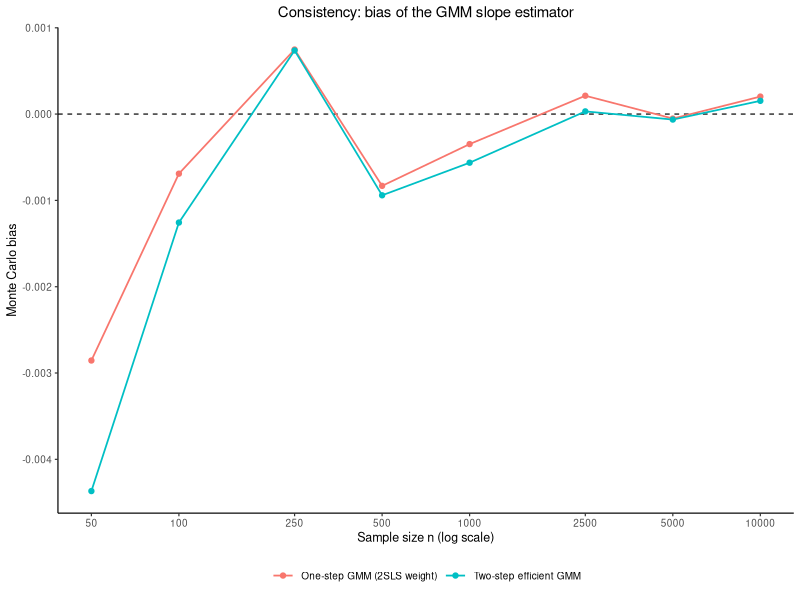
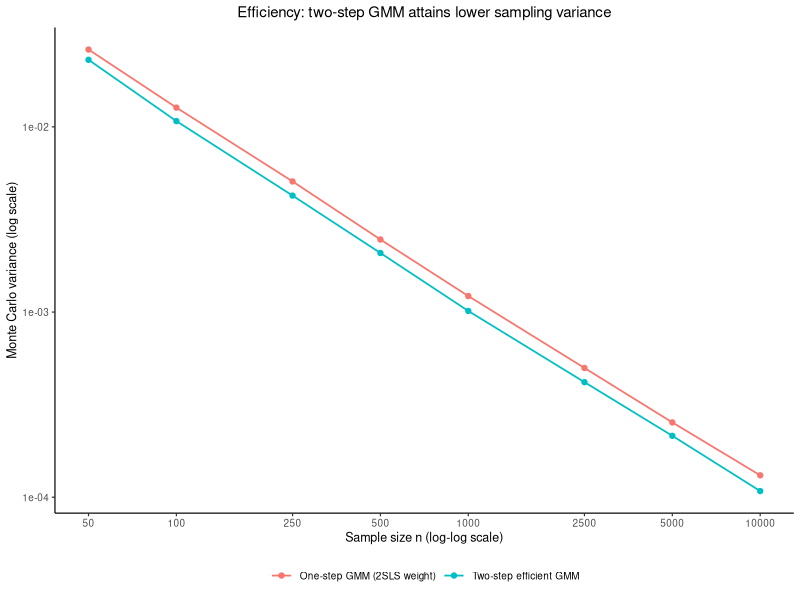
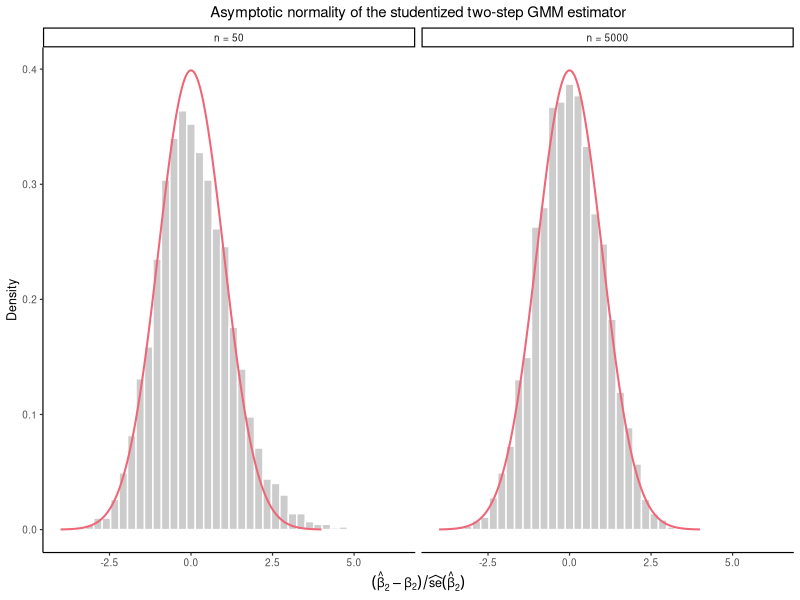
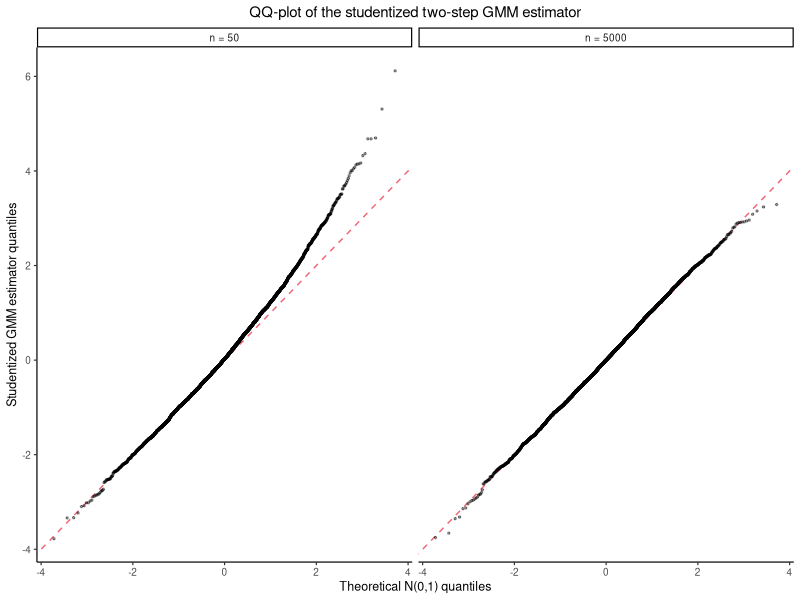
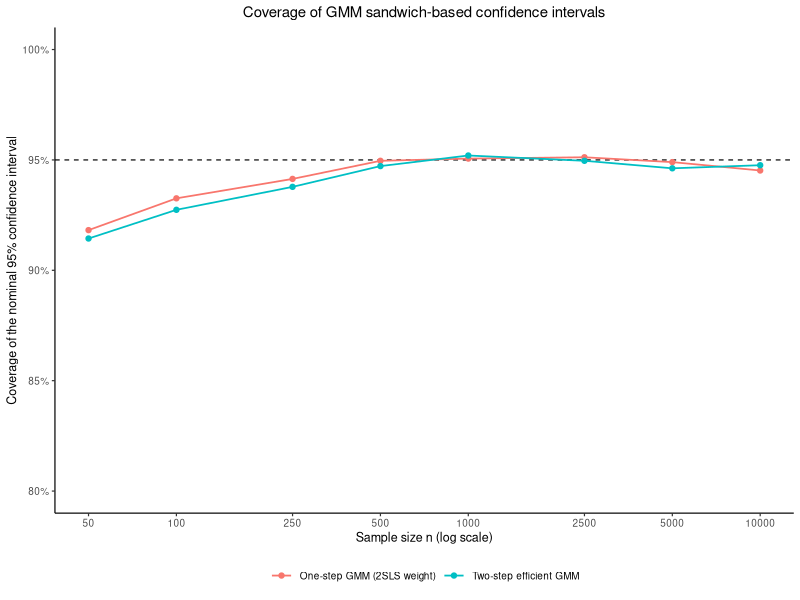
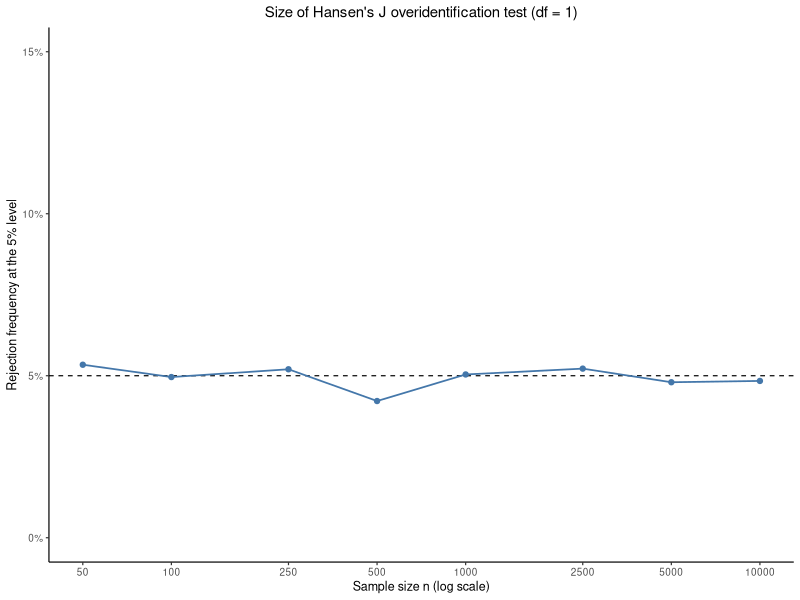

Source code (R) for these figures, in order:
# =============================================================================
# Finite-sample and asymptotic properties of the linear GMM estimator
#
# Companion script for the GMM sections of "Endogeneity and Moment-Based
# Estimation". The design is an overidentified linear instrumental-variables
# model: one endogenous regressor, two excluded instruments, and
# conditionally heteroskedastic errors, so that the one-step (2SLS-weighted)
# and two-step efficient GMM estimators genuinely differ.
#
# For a grid of sample sizes it simulates:
#   1. Consistency  -- Monte Carlo bias and variance of both estimators as
#                       n grows.
#   2. Efficiency    -- the two-step estimator's variance against the
#                       one-step estimator's, at each n.
#   3. Asymptotic normality -- the finite-sample density and QQ-plot of the
#                       studentized two-step estimator against N(0,1), at a
#                       small and a large sample size.
#   4. Correct inference -- coverage of the nominal 95% confidence interval
#                       built from the estimated GMM sandwich variance.
#   5. Correct overidentification testing -- rejection frequency of Hansen's
#                       J statistic (df = 1) under a correctly specified
#                       model, which should be close to the nominal 5%.
#
# Dependencies: R (>= 4.1), ggplot2, scales. No other packages are required.
#
# Runtime: a few seconds single-threaded (linear algebra on 2x2 and 3x3
# matrices only). Set GMM_QUICK=1 in the environment for an even faster
# (and correspondingly noisier) pass while drafting.
# =============================================================================

library(ggplot2)
library(scales)

# ---- global options ---------------------------------------------------------

quick <- nzchar(Sys.getenv("GMM_QUICK"))

n_grid    <- c(50, 100, 250, 500, 1000, 2500, 5000, 10000)
Nsim      <- if (quick) 300 else 5000
alpha     <- 0.05

beta_true <- c(intercept = 1, slope = 2)   # y = beta[1] + beta[2] * x2 + eps
pi_coef   <- c(0.5, 1, 1)                  # first stage: x2 = pi0 + pi1 z1 + pi2 z2 + v
rho       <- 0.6                           # corr(v, structural error), the source of endogeneity

n_small <- 50
n_large <- 5000

set.seed(2026)

# =============================================================================
# 1. Data-generating process
#
# x2 is endogenous: its first-stage error v is correlated (rho) with the
# structural error eps. z1 and z2 are valid, relevant excluded instruments
# (one more than needed, so the model has one overidentifying restriction).
# eps is heteroskedastic through z1, which is what makes the two-step
# efficient GMM estimator genuinely more efficient than the one-step
# (2SLS-weighted) GMM estimator.
# =============================================================================

simulate_data <- function(n, beta_true, pi_coef, rho) {
  z1 <- rnorm(n)
  z2 <- rnorm(n)
  u  <- rnorm(n)
  w  <- rnorm(n)

  v   <- u
  e   <- rho * u + sqrt(1 - rho^2) * w
  x2  <- pi_coef[1] + pi_coef[2] * z1 + pi_coef[3] * z2 + v

  eps_sd <- sqrt(0.5 + z1^2)
  eps    <- eps_sd * e
  y      <- beta_true[1] + beta_true[2] * x2 + eps

  list(y = y, X = cbind(1, x2), Z = cbind(1, z1, z2))
}

# =============================================================================
# 2. Linear GMM estimator and its sandwich variance
#
# Gn = Z'X/n, Zy_n = Z'y/n are the sample moment-condition Jacobian and the
# instrument-residual cross moment. For weighting matrix Wn the closed-form
# GMM estimator and its (possibly non-optimal) sandwich variance are the
# standard extremum-estimator formulas; when Wn is the inverse of a
# consistent estimator of the moment covariance the sandwich collapses to
# solve(Gn' Wn Gn)/n, the efficient-GMM variance used for beta2 below.
# =============================================================================

gmm_beta <- function(Gn, Zy_n, Wn) {
  M <- t(Gn) %*% Wn %*% Gn
  m <- t(Gn) %*% Wn %*% Zy_n
  solve(M, m)
}

sandwich_vcov <- function(Gn, Wn, Sn, n) {
  bread <- solve(t(Gn) %*% Wn %*% Gn)
  meat  <- t(Gn) %*% Wn %*% Sn %*% Wn %*% Gn
  (bread %*% meat %*% bread) / n
}

# One replication: one-step GMM (Wn = (Z'Z/n)^{-1}, numerically the 2SLS
# estimator) followed by the two-step efficient GMM estimator that reweights
# by the inverse of the heteroskedasticity-robust moment covariance estimated
# from the one-step residuals. Returns both estimators, their sandwich
# standard errors, and the Hansen J statistic for the efficient estimator.
simulate_one <- function(n, beta_true, pi_coef, rho) {
  d <- simulate_data(n, beta_true, pi_coef, rho)
  y <- d$y; X <- d$X; Z <- d$Z

  Gn   <- crossprod(Z, X) / n
  Zy_n <- crossprod(Z, y) / n

  # --- one-step GMM (2SLS weighting matrix) ---------------------------------
  Wn1    <- solve(crossprod(Z) / n)
  beta1  <- gmm_beta(Gn, Zy_n, Wn1)
  resid1 <- y - X %*% beta1
  Sn1    <- crossprod(Z * as.vector(resid1)) / n
  V1     <- sandwich_vcov(Gn, Wn1, Sn1, n)

  # --- two-step efficient GMM (heteroskedasticity-robust weighting) --------
  Wn2   <- solve(Sn1)
  beta2 <- gmm_beta(Gn, Zy_n, Wn2)
  V2    <- solve(t(Gn) %*% Wn2 %*% Gn) / n

  gbar  <- Zy_n - Gn %*% beta2
  Jstat <- as.numeric(n * t(gbar) %*% Wn2 %*% gbar)

  list(beta1 = as.vector(beta1), se1 = sqrt(diag(V1)),
       beta2 = as.vector(beta2), se2 = sqrt(diag(V2)),
       Jstat = Jstat)
}

# =============================================================================
# 3. Main experiment: Monte Carlo distribution at each sample size
# =============================================================================

simulate_n <- function(n, Nsim, beta_true, pi_coef, rho) {
  beta1 <- matrix(NA_real_, Nsim, 2)
  se1   <- matrix(NA_real_, Nsim, 2)
  beta2 <- matrix(NA_real_, Nsim, 2)
  se2   <- matrix(NA_real_, Nsim, 2)
  Jstat <- numeric(Nsim)

  for (r in seq_len(Nsim)) {
    out <- simulate_one(n, beta_true, pi_coef, rho)
    beta1[r, ] <- out$beta1; se1[r, ] <- out$se1
    beta2[r, ] <- out$beta2; se2[r, ] <- out$se2
    Jstat[r]   <- out$Jstat
  }

  list(n = n, beta1 = beta1, se1 = se1, beta2 = beta2, se2 = se2, Jstat = Jstat)
}

raw <- lapply(n_grid, simulate_n, Nsim = Nsim,
              beta_true = beta_true, pi_coef = pi_coef, rho = rho)
names(raw) <- as.character(n_grid)

# Slope (beta[2]) is the endogenous-regressor coefficient of interest;
# the intercept behaves the same way and is omitted from the summaries below.
slope_true <- beta_true[["slope"]]

summarise_n <- function(res) {
  b1 <- res$beta1[, 2]; s1 <- res$se1[, 2]
  b2 <- res$beta2[, 2]; s2 <- res$se2[, 2]
  z  <- qnorm(1 - alpha / 2)

  data.frame(
    n            = res$n,
    bias_1step   = mean(b1) - slope_true,
    bias_2step   = mean(b2) - slope_true,
    var_1step    = var(b1),
    var_2step    = var(b2),
    rmse_1step   = sqrt(mean((b1 - slope_true)^2)),
    rmse_2step   = sqrt(mean((b2 - slope_true)^2)),
    coverage_1step = mean(abs(b1 - slope_true) < z * s1),
    coverage_2step = mean(abs(b2 - slope_true) < z * s2),
    J_rejection    = mean(res$Jstat > qchisq(1 - alpha, df = 1))
  )
}

summary_table <- do.call(rbind, lapply(raw, summarise_n))
rownames(summary_table) <- NULL

# =============================================================================
# 4. Asymptotic normality: studentized two-step estimator at a small and a
#    large sample size, against its N(0,1) limit.
# =============================================================================

studentized <- function(res) (res$beta2[, 2] - slope_true) / res$se2[, 2]

normality_data <- rbind(
  data.frame(n = n_small, z = studentized(raw[[as.character(n_small)]])),
  data.frame(n = n_large, z = studentized(raw[[as.character(n_large)]]))
)
normality_data$panel <- factor(paste0("n = ", normality_data$n),
                               levels = paste0("n = ", c(n_small, n_large)))

qq_data <- do.call(rbind, lapply(c(n_small, n_large), function(n) {
  z <- sort(studentized(raw[[as.character(n)]]))
  p <- (seq_along(z) - 0.5) / length(z)
  data.frame(n = n, theoretical = qnorm(p), sample = z)
}))
qq_data$panel <- factor(paste0("n = ", qq_data$n),
                        levels = paste0("n = ", c(n_small, n_large)))

# =============================================================================
# 5. Accessors used by the handout
#
# Fail loudly rather than returning a wrong or empty value, so a mismatch
# between prose and simulation cannot pass silently.
# =============================================================================

.one <- function(v, what) {
  if (length(v) != 1L)
    stop(sprintf("accessor '%s' matched %d records, expected 1", what, length(v)))
  v
}

pc <- function(p, digits = 1) sprintf(paste0("%.", digits, "f%%"), 100 * p)

row_at <- function(n) .one(which(summary_table$n == n), sprintf("row_at(%d)", n))

bias_of  <- function(n, estimator = "2step", digits = 4)
  sprintf(paste0("%.", digits, "f"),
          summary_table[[paste0("bias_", estimator)]][row_at(n)])
var_of   <- function(n, estimator = "2step", digits = 5)
  sprintf(paste0("%.", digits, "f"),
          summary_table[[paste0("var_", estimator)]][row_at(n)])
cov_of   <- function(n, estimator = "2step", digits = 1)
  pc(summary_table[[paste0("coverage_", estimator)]][row_at(n)], digits)
jrej_of  <- function(n, digits = 1) pc(summary_table$J_rejection[row_at(n)], digits)
efficiency_gain_of <- function(n, digits = 1)
  pc(1 - summary_table$var_2step[row_at(n)] / summary_table$var_1step[row_at(n)], digits)

# =============================================================================
# 6. Figures
# =============================================================================

base_theme <- function(base_size = 9) {
  theme_classic(base_size = base_size) +
    theme(legend.position = "bottom",
          plot.title = element_text(hjust = 0.5))
}

estimator_labels <- c(bias_1step = "One-step GMM (2SLS weight)",
                      bias_2step = "Two-step efficient GMM")

bias_long <- data.frame(
  n         = rep(summary_table$n, 2),
  bias      = c(summary_table$bias_1step, summary_table$bias_2step),
  estimator = rep(c("One-step GMM (2SLS weight)", "Two-step efficient GMM"),
                   each = nrow(summary_table))
)

p_bias <- ggplot(bias_long, aes(n, bias, colour = estimator)) +
  geom_hline(yintercept = 0, linetype = "dashed", linewidth = 0.4) +
  geom_line(linewidth = 0.6) +
  geom_point(size = 1.5) +
  scale_x_log10(breaks = n_grid, labels = n_grid) +
  base_theme() +
  labs(x = "Sample size n (log scale)", y = "Monte Carlo bias",
       colour = NULL, title = "Consistency: bias of the GMM slope estimator")

var_long <- data.frame(
  n         = rep(summary_table$n, 2),
  variance  = c(summary_table$var_1step, summary_table$var_2step),
  estimator = rep(c("One-step GMM (2SLS weight)", "Two-step efficient GMM"),
                   each = nrow(summary_table))
)

p_var <- ggplot(var_long, aes(n, variance, colour = estimator)) +
  geom_line(linewidth = 0.6) +
  geom_point(size = 1.5) +
  scale_x_log10(breaks = n_grid, labels = n_grid) +
  scale_y_log10() +
  base_theme() +
  labs(x = "Sample size n (log-log scale)", y = "Monte Carlo variance (log scale)",
       colour = NULL,
       title = "Efficiency: two-step GMM attains lower sampling variance")

normal_density <- data.frame(z = seq(-4, 4, length.out = 400))
normal_density$density <- dnorm(normal_density$z)

p_density <- ggplot(normality_data, aes(z)) +
  geom_histogram(aes(y = ggplot2::after_stat(density)), bins = 40,
                 fill = "grey80", colour = "white") +
  geom_line(data = normal_density, aes(z, density),
            colour = "#EE6677", linewidth = 0.7) +
  facet_wrap(~ panel) +
  base_theme() +
  labs(x = expression((hat(beta)[2] - beta[2]) / widehat(se)(hat(beta)[2])),
       y = "Density",
       title = "Asymptotic normality of the studentized two-step GMM estimator")

p_qq <- ggplot(qq_data, aes(theoretical, sample)) +
  geom_abline(slope = 1, intercept = 0, linetype = "dashed", colour = "#EE6677") +
  geom_point(size = 0.5, alpha = 0.4) +
  facet_wrap(~ panel) +
  base_theme() +
  labs(x = "Theoretical N(0,1) quantiles", y = "Studentized GMM estimator quantiles",
       title = "QQ-plot of the studentized two-step GMM estimator")

coverage_long <- data.frame(
  n         = rep(summary_table$n, 2),
  coverage  = c(summary_table$coverage_1step, summary_table$coverage_2step),
  estimator = rep(c("One-step GMM (2SLS weight)", "Two-step efficient GMM"),
                   each = nrow(summary_table))
)

p_coverage <- ggplot(coverage_long, aes(n, coverage, colour = estimator)) +
  geom_hline(yintercept = 1 - alpha, linetype = "dashed", linewidth = 0.4) +
  geom_line(linewidth = 0.6) +
  geom_point(size = 1.5) +
  scale_x_log10(breaks = n_grid, labels = n_grid) +
  scale_y_continuous(labels = percent_format(accuracy = 1)) +
  coord_cartesian(ylim = c(0.8, 1)) +
  base_theme() +
  labs(x = "Sample size n (log scale)",
       y = "Coverage of the nominal 95% confidence interval",
       colour = NULL, title = "Coverage of GMM sandwich-based confidence intervals")

p_jtest <- ggplot(summary_table, aes(n, J_rejection)) +
  geom_hline(yintercept = alpha, linetype = "dashed", linewidth = 0.4) +
  geom_line(linewidth = 0.6, colour = "#4477AA") +
  geom_point(size = 1.5, colour = "#4477AA") +
  scale_x_log10(breaks = n_grid, labels = n_grid) +
  scale_y_continuous(labels = percent_format(accuracy = 1)) +
  coord_cartesian(ylim = c(0, 0.15)) +
  base_theme() +
  labs(x = "Sample size n (log scale)",
       y = "Rejection frequency at the 5% level",
       title = "Size of Hansen's J overidentification test (df = 1)")

# =============================================================================
# 7. Outputs
# =============================================================================

output_dir <- Sys.getenv("GMM_OUTPUT_DIR", unset = "scripts")
dir.create(output_dir, recursive = TRUE, showWarnings = FALSE)

figures <- list(
  gmm_bias        = list(plot = p_bias,     w = 5.6, h = 3.8),
  gmm_variance    = list(plot = p_var,      w = 5.6, h = 3.8),
  gmm_density     = list(plot = p_density,  w = 6.0, h = 3.4),
  gmm_qq          = list(plot = p_qq,       w = 6.0, h = 3.4),
  gmm_coverage    = list(plot = p_coverage, w = 5.6, h = 3.8),
  gmm_jtest_size  = list(plot = p_jtest,    w = 5.6, h = 3.8)
)
for (nm in names(figures)) {
  f <- figures[[nm]]
  ggsave(file.path(output_dir, paste0(nm, ".pdf")), f$plot, width = f$w, height = f$h)
}

tables <- list(
  gmm_summary_table    = summary_table,
  gmm_normality_sample = normality_data
)
for (nm in names(tables)) {
  write.csv(tables[[nm]], file.path(output_dir, paste0(nm, ".csv")), row.names = FALSE)
}

writeLines(capture.output(sessionInfo()), file.path(output_dir, "sessionInfo.txt"))

message("Simulation complete. Figures and CSV files written to ", output_dir)
